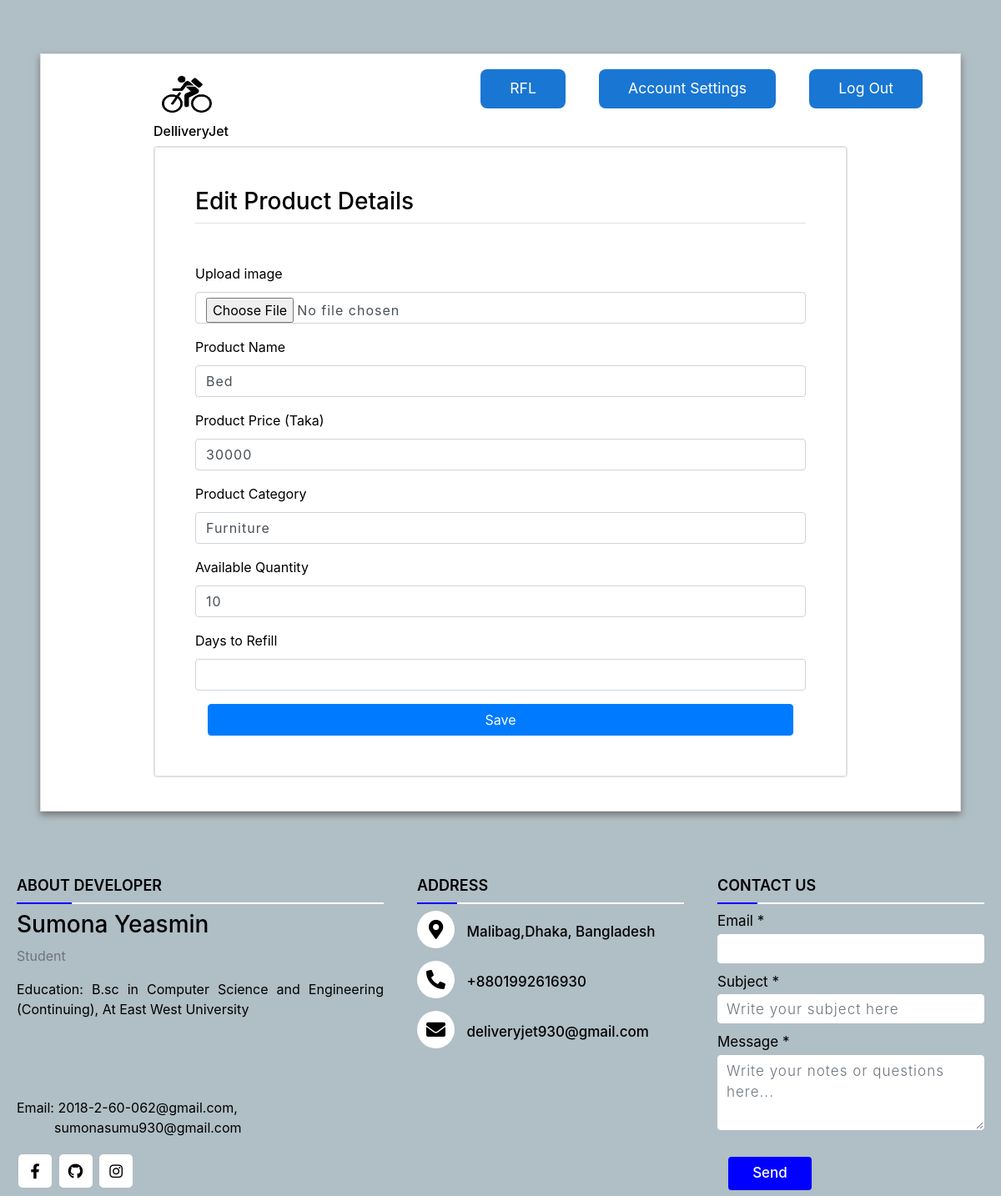
Before: /edit-product/2/ (signed in) with the older database file.
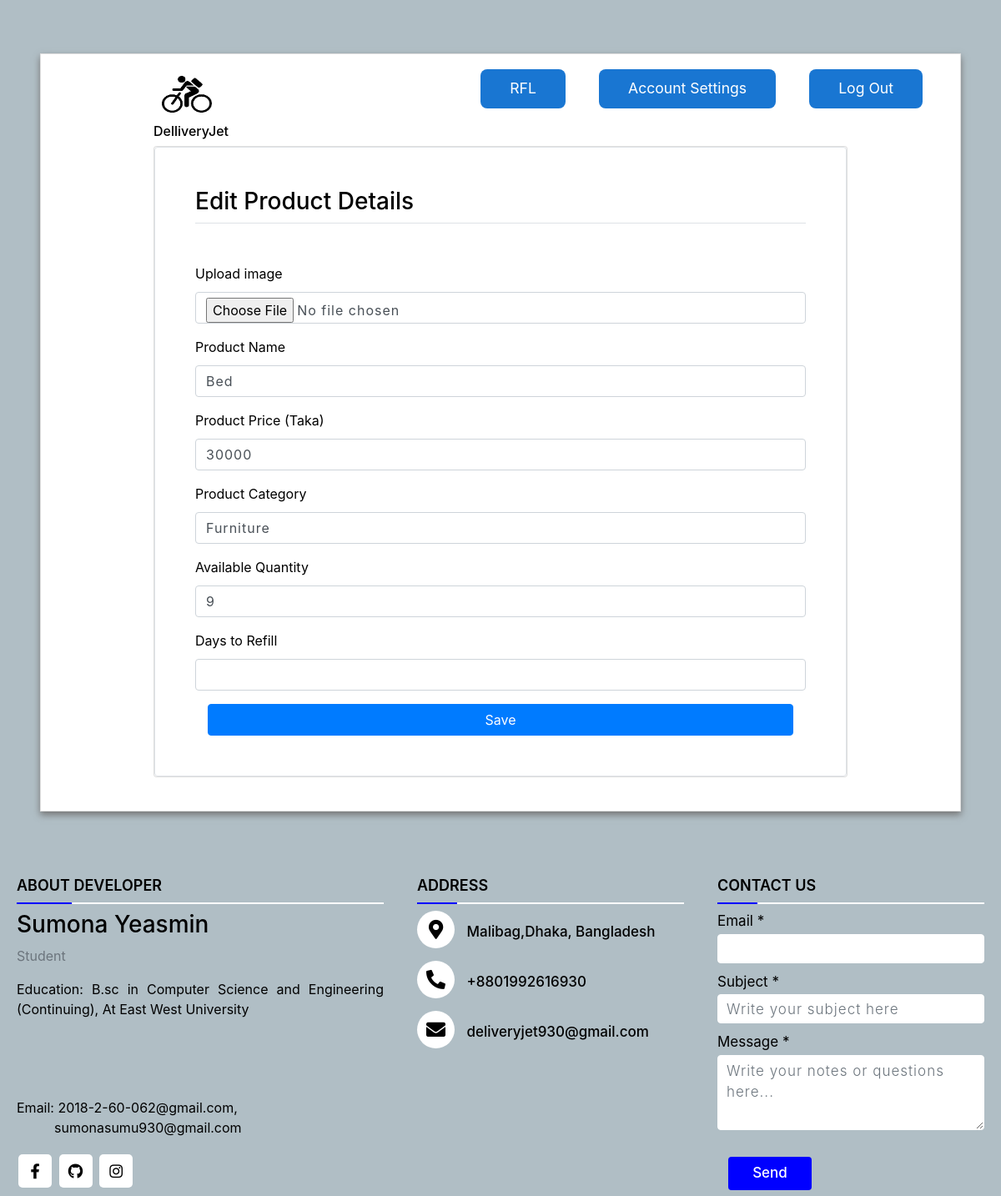
After: the same page with the newer database file.
### users/models.py (models this page shows, shortened)
class User(AbstractBaseUser):
    email = models.EmailField(max_length=255, unique=True)
    name = models.CharField(max_length=255)
    date_joined = models.DateTimeField(auto_now_add=True)
    is_buyer = models.BooleanField(default=False)
    is_company = models.BooleanField(default=False)
    is_DeliveryMan = models.BooleanField(default=False)
    is_active = models.BooleanField(default=True)
    is_staff = models.BooleanField(default=False)
    is_admin = models.BooleanField(default=False)
    USERNAME_FIELD = 'email'
    REQUIRED_FIELDS = ['name']  # Email & Password are required by default.
    objects = MyUserManager()

class ProductModel(models.Model):
    user=models.ForeignKey(User,null=True,on_delete=models.CASCADE)
    name=models.CharField(max_length=255)
    price=models.IntegerField()
    category=models.CharField(max_length=255, null=False, blank=False)
    image=models.ImageField(null=True,blank=True)
    availQuantity=models.IntegerField(default=0)
    refill=models.CharField(max_length=255, null=True, blank=True)
    REQUIRED_FIELDS = ['name','category','price']
    class Meta:
        unique_together = ('user', 'name',)

### users/decorators.py (the view)
        def wrapper_func(request, *args, **kwargs):
            if request.user.is_admin or request.user.is_company:
                return view_func(request, *args, **kwargs)
            else:
                return HttpResponse("You are not authorized to view this page")

### users/forms.py
class PostProductForm(ModelForm):
    image = forms.ImageField(required=False, error_messages={'invalid': "Image files only"}, widget=forms.FileInput)
    class Meta:
        model = ProductModel
        fields = '__all__'
        exclude = ['user']

### users/views.py (called while the page is built, shortened)
@login_required(login_url='login')
@show_to_company(allowed_roles=['admin', 'is_company'])
def edit_product(request, pk):
    task = "Edit"
    product = ProductModel.objects.get(id=pk)
    form = PostProductForm(instance=product)
    context = {
        'task': task,
        'form': form,
    }
    return render(request, 'product/post-product.html', context)

### users/templates/product/post-product.html (shortened to what this page needs)
{% extends "base.html" %}
{% load static %}
{% load widget_tweaks %}
{% block content %}
<html>
    <head>
        <link rel="stylesheet" href="https://stackpath.bootstrapcdn.com/bootstrap/4.3.1/css/bootstrap.min.css">
</head>
<body>
<div class="container-fluid px-1 px-md-5 px-lg-1 px-xl-5 py-5 mx-auto">
    <div class="card card0 border-4">
        <div class="row d-flex">
                <div class="card1 ">
                     <div > <img src="{% static 'assets/favicon.png' %}" class="logo">
                        <button class="mbtn blue"  ><a href= "{% url 'company-feed' user.id %}">{{request.user.name}}</a></button>
                        <button class="mbtn blue"  ><a href= "">Account Settings</a></button>
                        <button class="mbtn blue" > <a href="{% url 'logout' %}">Log Out </a></button>
                        <div class="relative"><h6><a href="{% url 'home' %}">DelliveryJet</a></h6></div>
                    </div>
                </div>
                <div class="card2 card border-2">
                    <form method="post" action="" enctype="multipart/form-data" class="p-4 p-md-5 border rounded">
                        <h3 class="text-black mb-5 border-bottom pb-2">{{ task }} Product Details</h3>
                        <div class="form-group">
                            <label>Upload image</label> <br>
                            {{form.image|add_class:"form-control"}}
                        </div>
                        <div class="form-group">
                            <label>Product Name</label>
                            {{form.name|add_class:"form-control"}}
                        </div>
                        <div class="form-group">
                            <label>Product Price (Taka)</label> <br>
                            {{form.price|add_class:"form-control"}}
                        </div>
                        <div class="form-group">
                            <label>Product Category</label> <br>
                            {{form.category|add_class:"form-control"}}
                        </div>
                        <div class="form-group">
                            <label>Available Quantity</label> <br>
                            {{form.availQuantity|add_class:"form-control"}}
                        </div>
                        <div class="form-group">
                            <label>Days to Refill</label> <br>
                            {{form.refill|add_class:"form-control"}}
                        </div>
                        <div class="col-12">
                            <button class="btn btn-block btn-primary " type="submit">Save</button>
                        </div>
                    </form>
                </div>
        </div>
    </div>
</div>
</body>
</html>
{% endblock %}

### users/templates/base.html (shortened to what this page needs)
<!doctype html>
{% load static %}
<html lang="en">
<head>
</head>
<body id="top">
<div class="site-wrap">
    {% block content %}
    {% endblock %}
    {% include "./footer.html" %}
</div>
</body>
</html>

### users/templates/footer.html (shortened to what this page needs)
{% load static %}
<html lang="en" dir="ltr">
  <head>
    <link rel="stylesheet" href="https://cdnjs.cloudflare.com/ajax/libs/font-awesome/5.15.3/css/all.min.css"/>
  </head>
<footer class="site-footer">
        <div class="main-content">
          <div class="left box">
            <h2>About Developer</h2>
            <div class="content">
              <h3>Sumona Yeasmin</h3>
                <p class="text-muted">Student</p>
                <p>Education: B.sc in Computer Science and Engineering (Continuing), At
                    East West University<br>
                    <img src="{% static 'assets/logo.jpg' %}"  style="width:100px;height:60px;"class="logo"></br> </br>
                    Email: 2018-2-60-062@gmail.com,</br>
                &nbsp  &nbsp &nbsp &nbsp &nbsp sumonasumu930@gmail.com
              </p>
              <div class="social">
                <a href="https://www.facebook.com/sumona.sumu.581/"><span class="fab fa-facebook-f"></span></a>
                <a href="https://github.com/Sumona062"><span class="fab fa-github"></span></a>
                <a href="https://www.instagram.com/sumona_sumu/"><span class="fab fa-instagram"></span></a>
              </div>
            </div>
          </div>
          <div class="center box">
            <h2>Address</h2>
            <div class="content">
              <div class="place">
                <span class="fas fa-map-marker-alt"></span>
                <span class="text">Malibag,Dhaka, Bangladesh</span>
              </div>
              <div class="phone">
                <span class="fas fa-phone-alt"></span>
                <span class="text">+8801992616930</span>
              </div>
              <div class="email">
                <span class="fas fa-envelope"></span>
                <span class="text">deliveryjet930@gmail.com</span>
              </div>
            </div>
          </div>
          <div class="right box">
            <h2>Contact us</h2>
            <div class="content">
                <form action="{% url 'contact' %}" method="post">
                <div class="email">
                  <div class="text">Email *</div>
                  <input type="email" name="email" class="form-control">
                </div>
                <div class="msg">
                  <div class="text">Subject *</div>
                  <input type="subject" name="subject" class="form-control" placeholder="Write your subject here">
                </div>
                <div class="msg">
                  <div class="text">Message *</div>
                  <textarea name="message" name="message" cols="30" rows="3" class="form-control"
                  placeholder="Write your notes or questions here..."></textarea>
                </div>
                <div class="btn">
                    <button class="btn btn-block btn-primary btn-md" type="submit" >Send</button>
                </div>
              </form>
            </div>
          </div>
        </div>
</footer>

### users/templates/product/post-product.html (style rules this page uses)
body { color: #000; overflow-x: hidden; height: 100%; background-color: #B0BEC5; background-repeat: no-repeat }
.card0 { box-shadow: 0px 4px 8px 0px #757575; border-radius: 0px }
.card2 { margin: 0px 150px; width:100%; margin-bottom: 40px ; }
.logo { width: 370px; height: 70px; margin-top: 10px; margin-left: 150px; padding-right: 290px; }
::placeholder { color: #BDBDBD; opacity: 1; font-weight: 300 }
input, textarea { padding: 10px 12px 10px 12px; border: 1px solid lightgrey; border-radius: 2px; margin-bottom: 5px; margin-top: 2px; width: 100%; box-sizing: border-box; color: #2C3E50; font-size: 14px; letter-spacing: 1px }
a { color: inherit; cursor: pointer }
button.mbtn { padding:0.6em 2em; border-radius: 8px; color:#fff; background-color:#1976d2; font-size:1.1em; border: 0; cursor:pointer; margin:1em; }
button.mbtn.blue { background-color:#1976d2; }
div.relative { position: relative; left: 150px; width: fit-content; }

### users/templates/footer.html (style rules this page uses)
.site-footer { background: #B0BEC5; }
footer { position: relative; bottom: 0px; top: 30px; width: 100%; background: #111; }
.main-content { display: flex; }
.main-content .box { flex-basis: 40%; padding: 0px 20px; }
.box h2 { font-size: 1.125rem; font-weight: 600; text-transform: uppercase; }
.box .content { margin: 20px 0 0 0; position: relative; }
.box .content:before { position: absolute; content: ''; top: -10px; height: 2px; width: 100%; background: white; }
.box .content:after { position: absolute; content: ''; height: 2px; width: 15%; background: blue; top: -10px; }
.left .content p { text-align: justify; }
.left .content .social { margin: 20px 0 0 0; }
.left .content .social a { padding: 0 2px; }
.left .content .social a span { height: 40px; width: 40px; background: white; line-height: 40px; text-align: center; font-size: 18px; border-radius: 5px; transition: 0.3s; }
.center .content .fas { font-size: 1.4375rem; background: white; height: 45px; width: 45px; line-height: 45px; text-align: center; border-radius: 50%; transition: 0.3s; cursor: pointer; }
.center .content .text { font-size: 1.0625rem; font-weight: 500; padding-left: 10px; }
.center .content .phone { margin: 15px 0; }
.right form .text { font-size: 1.0625rem; margin-bottom: 2px; color: black; }
.right form .msg { margin-top: 10px; }
.right form input, .right form textarea { width: 100%; font-size: 1.0625rem; background: white; padding-left: 10px; border: 1px solid white; }
.right form input { height: 35px; }
.right form .btn { margin-top: 10px; }
.right form .btn button { height: 40px; width: 100px; border: none; outline: none; background: blue; font-size: 1.0625rem; font-weight: 500; cursor: pointer; transition: .3s; }

Changed rows visible on the page:
changed ProductModel "Bed": availQuantity "10" → "9"
